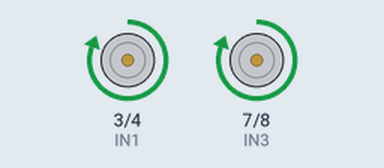
This sketch was run on a simulated Arduino Uno, built with avr-gcc and run on an emulated ATmega328P. Parts: motor-driver pin pairs drawn as motors (green arrow = first pin HIGH = forward, orange = second pin HIGH = backward, longer = more drive, scaled by the enable pin).

Above: at 1.0 s.
At 3.0 s:
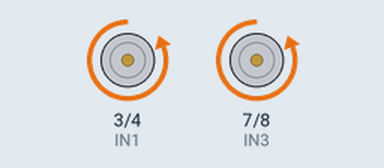
At 5.0 s:
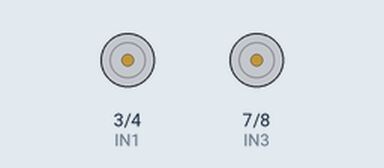
Timing chart, 0 to 7.8 s (numbered marks = the images above):
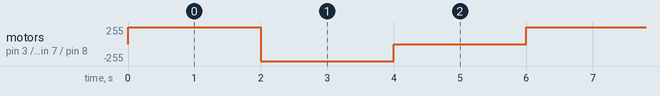

Measured:
- by itself, motor on pin 3 (IN1) / pin 4 (IN2), motor on pin 7 (IN3) / pin 8 (IN4): repeats every 6.0 s: backward 255/255 2.0 s, stopped 2.0 s, forward 255/255 2.0 s

The sketch:

driverL298N_v01.ino
```cpp
// motor A
#define ENA 5
#define IN1 3
#define IN2 4

// motor B
#define ENB 6
#define IN3 7
#define IN4 8

// motor speed (0..255)
int speedA = 0;
int speedB = 0;

void setup() {
  pinMode(ENA, OUTPUT);
  pinMode(ENB, OUTPUT);

  pinMode(IN1, OUTPUT);
  pinMode(IN2, OUTPUT);
  pinMode(IN3, OUTPUT);
  pinMode(IN4, OUTPUT);

  digitalWrite(IN1, LOW);
  digitalWrite(IN2, LOW);
  digitalWrite(IN3, LOW);
  digitalWrite(IN4, LOW);
}

void loop() {
  // set speed
  speedA = 255; // max speed
  speedB = 255;

  analogWrite(ENA, speedA);
  analogWrite(ENB, speedB);

  // rotation motor A and B forward
  digitalWrite(IN1, HIGH);
  digitalWrite(IN2, LOW);
  digitalWrite(IN3, HIGH);
  digitalWrite(IN4, LOW);
  delay(2000);

  // rotation motor A and B backward
  digitalWrite(IN1, LOW);
  digitalWrite(IN2, HIGH);
  digitalWrite(IN3, LOW);
  digitalWrite(IN4, HIGH);
  delay(2000);

  // stop motor A and B
  digitalWrite(IN1, LOW);
  digitalWrite(IN2, LOW);
  digitalWrite(IN3, LOW);
  digitalWrite(IN4, LOW);
  delay(2000);
}
```
